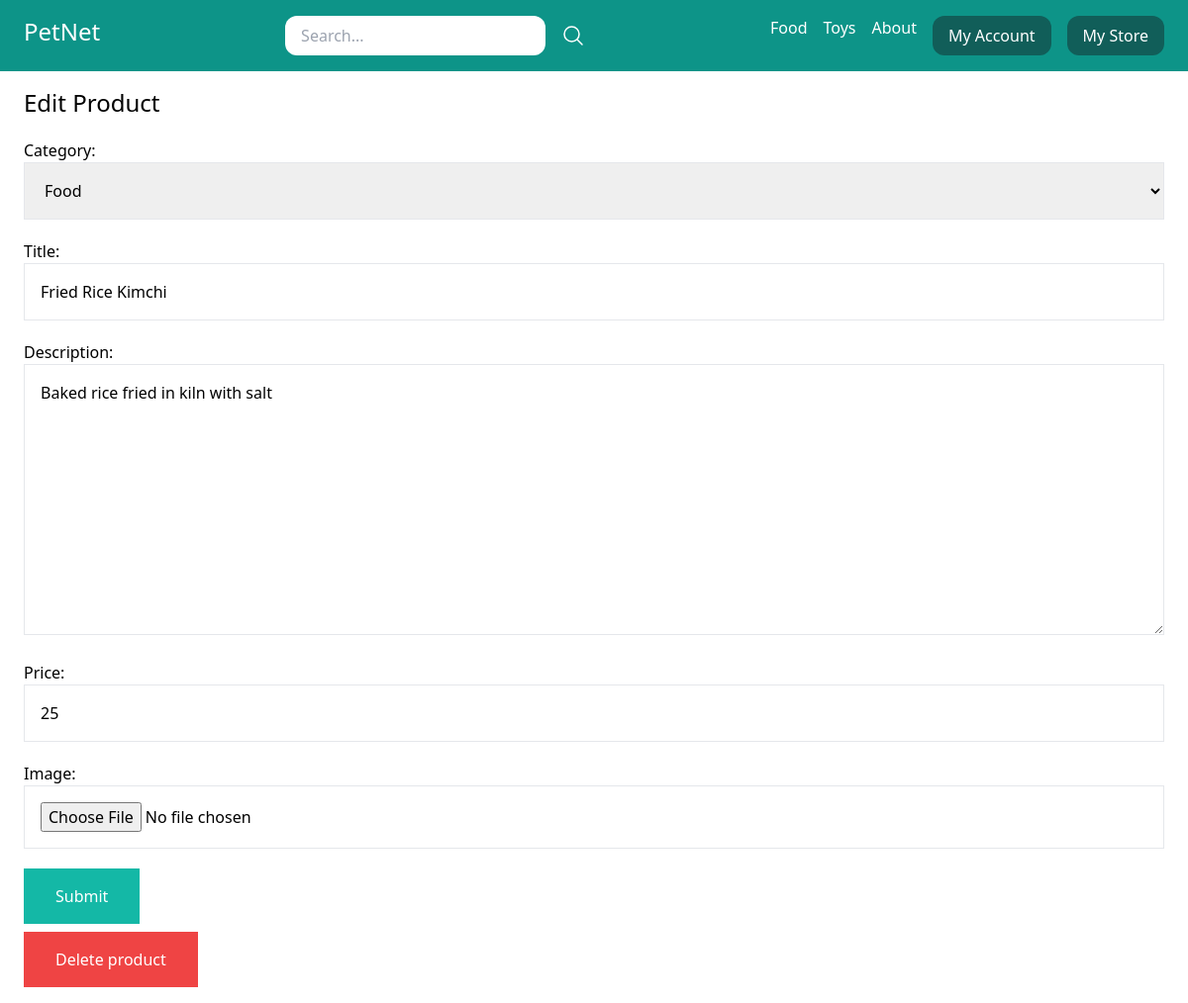
The page /my_store/edit_product/5/ (signed in) on the database its author committed.
### store/models.py (models this page shows, shortened)
class Category(models.Model):
    title = models.CharField(max_length=50)
    slug = models.SlugField(max_length=50)
    class Meta:
        verbose_name_plural = 'Categories'
    def __str__(self):
        return self.title

class Product(models.Model):
    DRAFT = 'draft'
    WAITING_FOR_APPROVAL = 'waiting_for_approval'
    ACTIVE = 'active'
    DELETED = 'deleted'
    STATUS_CHOICES = (
        (DRAFT, 'Draft'),
        (WAITING_FOR_APPROVAL, 'Waiting for approval'),
        (ACTIVE, 'Active'),
        (DELETED, 'Deleted'),
    )
    user = models.ForeignKey(User, related_name='products', on_delete=models.CASCADE)
    category = models.ForeignKey(Category, related_name='products', on_delete=models.CASCADE)
    title = models.CharField(max_length=50)
    slug = models.SlugField(max_length=50)
    description = models.TextField(blank=True)
    price = models.IntegerField()
    image = models.ImageField(upload_to='uploads/product_images/', blank=True, null=True)
    created_at = models.DateTimeField(auto_now_add=True)
    updated_at = models.DateTimeField(auto_now=True)
    status = models.CharField(max_length=50, choices=STATUS_CHOICES, default=ACTIVE)
    class Meta:
        ordering = ('-created_at',)

### userprofile/views.py (the view)
# urls.py: path('my_store/edit_product/<int:pk>/', views.edit_product, name = 'edit_product'),
@login_required
def edit_product(request, pk):
    product = Product.objects.filter(user = request.user).get(pk = pk)
    if request.method == 'POST':
        form = ProductForm(request.POST, request.FILES, instance = product)
        if form.is_valid():
            form.save()
            messages.success(request, 'Product updated successfully')
            return redirect('my_store')
    else:
        form = ProductForm(instance = product)
    return render(request, 'userprofile/product_form.html',
                  {
                      'title': 'Edit Product',
                      'product': product,
                      'form': form,
                      }
                  )

### store/forms.py
class ProductForm(forms.ModelForm):
    class Meta:
        model = Product
        fields = ('category', 'title', 'description', 'price', 'image',)
        widgets = {
            'category': forms.Select(attrs = {
                'class': 'w-full p-4 border border-gray-200'
                }),
            'title': forms.TextInput(attrs = {
                'class': 'w-full p-4 border border-gray-200'
                }),
            'description': forms.Textarea(attrs = {
                'class': 'w-full p-4 border border-gray-200'
                }),
            'price': forms.NumberInput(attrs = {
                'class': 'w-full p-4 border border-gray-200'
                }),
            'image': forms.FileInput(attrs = {
                'class': 'w-full p-4 border border-gray-200'
                }),
        }

### store/templatetags/menu.py (called while the page is built)
@register.inclusion_tag('core/menu.html')
def menu():
    categories = Category.objects.all()
    context = {
        'categories': categories
    }
    return context

### userprofile/templates/userprofile/product_form.html (shortened to what this page needs)
{% extends 'base.html' %}
{% block content %}
<h1 class="text-2xl">{{ title }}</h1>
<form method="POST" action="" enctype="multipart/form-data" class="space-y-5">
    {{ form.as_p }}
    <button class="py-4 px-8 bg-teal-500 text-white hover:bg-teal-800">Submit</button>
</form>
{% if title == 'Edit Product' %}
    <a href="{% url 'delete_product' product.id %}" class="mt-2 inline-block py-4 px-8 bg-red-500 hover:bg-red-800 text-white">Delete product</a>
{% endif %}
{% endblock content %}

### core/templates/core/menu.html
{% for category in categories %}
    <a href="{% url 'category_detail' category.slug %}" class="text-white">{{ category.title }}</a>
{% endfor %}
<a href="{% url 'core:about' %}" class="text-white">About</a>

### rows shown on the page
Category: title "Food", title "Fried Rice Kimchi"
Category: title "Toys"
Product: category "Food", description "Baked rice fried in kiln with salt", price "25"

### other values the page prints
{{ title }} "Edit Product"
